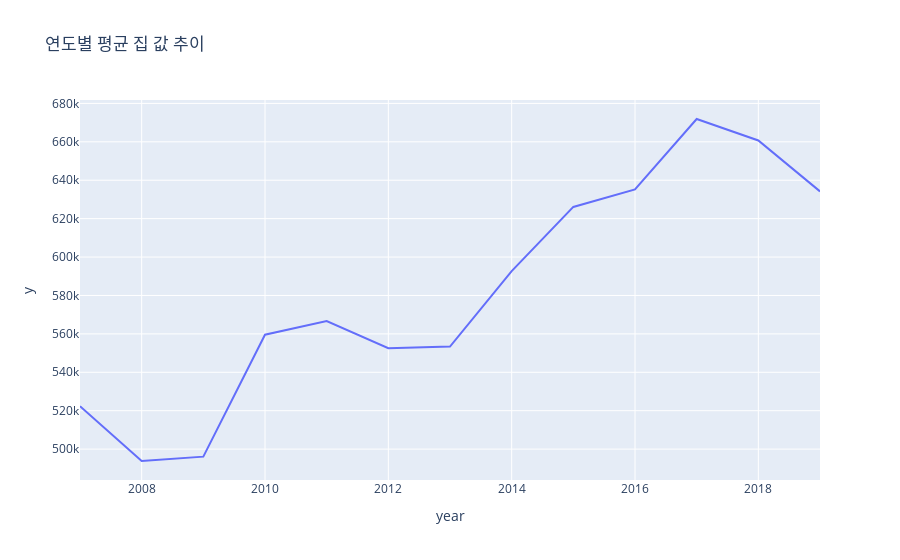

The cell this chart's notebook holds for it:
### Code cell
fig = px.line(result, x = result.index,
              y = result.values,
              title = '연도별 평균 집 값 추이')
fig.show()

### Figure 1 — Plotly figure (JSON) as saved in the notebook; plotly's stock layout.template omitted (floating-point values rounded to 4 significant figures)
{"data": [{"hovertemplate": "year=%{x}<br>y=%{y}<extra></extra>", "legendgroup": "", "line": {"color": "#636efa", "dash": "solid"}, "marker": {"symbol": "circle"}, "mode": "lines", "name": "", "orientation": "v", "showlegend": false, "type": "scatter", "x": [2007, 2008, 2009, 2010, 2011, 2012, 2013, 2014, 2015, 2016, 2017, 2018, 2019], "xaxis": "x", "y": [522400.0, 493800.0, 496100.0, 559600.0, 566700.0, 552500.0, 553400.0, 592700.0, 626100.0, 635200.0, 671900.0, 660700.0, 634200.0], "yaxis": "y"}], "layout": {"legend": {"tracegroupgap": 0}, "title": {"text": "연도별 평균 집 값 추이"}, "xaxis": {"anchor": "y", "domain": [0, 1], "title": {"text": "year"}}, "yaxis": {"anchor": "x", "domain": [0, 1], "title": {"text": "y"}}}}
